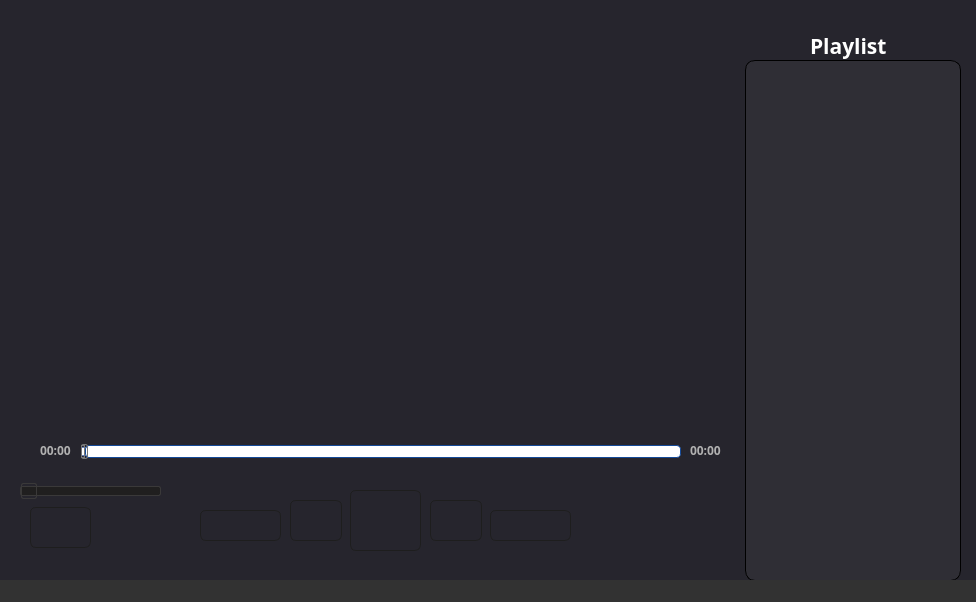
<?xml version="1.0" encoding="UTF-8"?>
<ui version="4.0">
 <class>MainWindow</class>
 <widget class="QMainWindow" name="MainWindow">
  <property name="geometry">
   <rect>
    <x>0</x>
    <y>0</y>
    <width>976</width>
    <height>602</height>
   </rect>
  </property>
  <property name="minimumSize">
   <size>
    <width>976</width>
    <height>602</height>
   </size>
  </property>
  <property name="maximumSize">
   <size>
    <width>976</width>
    <height>602</height>
   </size>
  </property>
  <property name="windowTitle">
   <string>MusicPlayer</string>
  </property>
  <property name="styleSheet">
   <string notr="true">QToolTip
{
     border: 1px solid black;
     background-color: #ffa02f;
     padding: 1px;
     border-radius: 3px;
     opacity: 100;
}

QWidget
{
    color: #b1b1b1;
    background-color: #323232;
}

QTreeView, QListView
{
    background-color: silver;
    margin-left: 5px;
}

QWidget:item:hover
{
    background-color: QLinearGradient( x1: 0, y1: 0, x2: 0, y2: 1, stop: 0 #ffa02f, stop: 1 #ca0619);
    color: #000000;
}

QWidget:item:selected
{
    background-color: QLinearGradient( x1: 0, y1: 0, x2: 0, y2: 1, stop: 0 #ffa02f, stop: 1 #d7801a);
}

QMenuBar::item
{
    background: transparent;
}

QMenuBar::item:selected
{
    background: transparent;
    border: 1px solid #ffaa00;
}

QMenuBar::item:pressed
{
    background: #444;
    border: 1px solid #000;
    background-color: QLinearGradient(
        x1:0, y1:0,
        x2:0, y2:1,
        stop:1 #212121,
        stop:0.4 #343434/*,
        stop:0.2 #343434,
        stop:0.1 #ffaa00*/
    );
    margin-bottom:-1px;
    padding-bottom:1px;
}

QMenu
{
    border: 1px solid #000;
}

QMenu::item
{
    padding: 2px 20px 2px 20px;
}

QMenu::item:selected
{
    color: #000000;
}

QWidget:disabled
{
    color: #808080;
    background-color: #323232;
}

QAbstractItemView
{
    background-color: QLinearGradient( x1: 0, y1: 0, x2: 0, y2: 1, stop: 0 #4d4d4d, stop: 0.1 #646464, stop: 1 #5d5d5d);
}

QWidget:focus
{
    /*border: 1px solid darkgray;*/
}

QLineEdit
{
    background-color: QLinearGradient( x1: 0, y1: 0, x2: 0, y2: 1, stop: 0 #4d4d4d, stop: 0 #646464, stop: 1 #5d5d5d);
    padding: 1px;
    border-style: solid;
    border: 1px solid #1e1e1e;
    border-radius: 5;
}

QPushButton
{
    color: #b1b1b1;
    background-color: QLinearGradient( x1: 0, y1: 0, x2: 0, y2: 1, stop: 0 #565656, stop: 0.1 #525252, stop: 0.5 #4e4e4e, stop: 0.9 #4a4a4a, stop: 1 #464646);
    border-width: 1px;
    border-color: #1e1e1e;
    border-style: solid;
    border-radius: 6;
    padding: 3px;
    font-size: 12px;
    padding-left: 5px;
    padding-right: 5px;
    min-width: 40px;
}

QPushButton:pressed
{
    background-color: QLinearGradient( x1: 0, y1: 0, x2: 0, y2: 1, stop: 0 #2d2d2d, stop: 0.1 #2b2b2b, stop: 0.5 #292929, stop: 0.9 #282828, stop: 1 #252525);
}

QComboBox
{
    selection-background-color: #ffaa00;
    background-color: QLinearGradient( x1: 0, y1: 0, x2: 0, y2: 1, stop: 0 #565656, stop: 0.1 #525252, stop: 0.5 #4e4e4e, stop: 0.9 #4a4a4a, stop: 1 #464646);
    border-style: solid;
    border: 1px solid #1e1e1e;
    border-radius: 5;
}

QComboBox:hover,QPushButton:hover
{
    border: 2px solid QLinearGradient( x1: 0, y1: 0, x2: 0, y2: 1, stop: 0 #ffa02f, stop: 1 #d7801a);
}


QComboBox:on
{
    padding-top: 3px;
    padding-left: 4px;
    background-color: QLinearGradient( x1: 0, y1: 0, x2: 0, y2: 1, stop: 0 #2d2d2d, stop: 0.1 #2b2b2b, stop: 0.5 #292929, stop: 0.9 #282828, stop: 1 #252525);
    selection-background-color: #ffaa00;
}

QComboBox QAbstractItemView
{
    border: 2px solid darkgray;
    selection-background-color: QLinearGradient( x1: 0, y1: 0, x2: 0, y2: 1, stop: 0 #ffa02f, stop: 1 #d7801a);
}

QComboBox::drop-down
{
     subcontrol-origin: padding;
     subcontrol-position: top right;
     width: 15px;

     border-left-width: 0px;
     border-left-color: darkgray;
     border-left-style: solid; /* just a single line */
     border-top-right-radius: 3px; /* same radius as the QComboBox */
     border-bottom-right-radius: 3px;
 }

QComboBox::down-arrow
{
     image: url(:/dark_orange/img/down_arrow.png);
}

QGroupBox
{
    border: 1px solid darkgray;
    margin-top: 10px;
}

QGroupBox:focus
{
    border: 1px solid darkgray;
}

QTextEdit:focus
{
    border: 1px solid darkgray;
}

QScrollBar:horizontal {
     border: 1px solid #222222;
     background: QLinearGradient( x1: 0, y1: 0, x2: 0, y2: 1, stop: 0.0 #121212, stop: 0.2 #282828, stop: 1 #484848);
     height: 7px;
     margin: 0px 16px 0 16px;
}

QScrollBar::handle:horizontal
{
      background: QLinearGradient( x1: 0, y1: 0, x2: 1, y2: 0, stop: 0 #ffa02f, stop: 0.5 #d7801a, stop: 1 #ffa02f);
      min-height: 20px;
      border-radius: 2px;
}

QScrollBar::add-line:horizontal {
      border: 1px solid #1b1b19;
      border-radius: 2px;
      background: QLinearGradient( x1: 0, y1: 0, x2: 1, y2: 0, stop: 0 #ffa02f, stop: 1 #d7801a);
      width: 14px;
      subcontrol-position: right;
      subcontrol-origin: margin;
}

QScrollBar::sub-line:horizontal {
      border: 1px solid #1b1b19;
      border-radius: 2px;
      background: QLinearGradient( x1: 0, y1: 0, x2: 1, y2: 0, stop: 0 #ffa02f, stop: 1 #d7801a);
      width: 14px;
     subcontrol-position: left;
     subcontrol-origin: margin;
}

QScrollBar::right-arrow:horizontal, QScrollBar::left-arrow:horizontal
{
      border: 1px solid black;
      width: 1px;
      height: 1px;
      background: white;
}

QScrollBar::add-page:horizontal, QScrollBar::sub-page:horizontal
{
      background: none;
}

QScrollBar:vertical
{
      background: QLinearGradient( x1: 0, y1: 0, x2: 1, y2: 0, stop: 0.0 #121212, stop: 0.2 #282828, stop: 1 #484848);
      width: 7px;
      margin: 16px 0 16px 0;
      border: 1px solid #222222;
}

QScrollBar::handle:vertical
{
      background: QLinearGradient( x1: 0, y1: 0, x2: 0, y2: 1, stop: 0 #ffa02f, stop: 0.5 #d7801a, stop: 1 #ffa02f);
      min-height: 20px;
      border-radius: 2px;
}

QScrollBar::add-line:vertical
{
      border: 1px solid #1b1b19;
      border-radius: 2px;
      background: QLinearGradient( x1: 0, y1: 0, x2: 0, y2: 1, stop: 0 #ffa02f, stop: 1 #d7801a);
      height: 14px;
      subcontrol-position: bottom;
      subcontrol-origin: margin;
}

QScrollBar::sub-line:vertical
{
      border: 1px solid #1b1b19;
      border-radius: 2px;
      background: QLinearGradient( x1: 0, y1: 0, x2: 0, y2: 1, stop: 0 #d7801a, stop: 1 #ffa02f);
      height: 14px;
      subcontrol-position: top;
      subcontrol-origin: margin;
}

QScrollBar::up-arrow:vertical, QScrollBar::down-arrow:vertical
{
      border: 1px solid black;
      width: 1px;
      height: 1px;
      background: white;
}


QScrollBar::add-page:vertical, QScrollBar::sub-page:vertical
{
      background: none;
}

QTextEdit
{
    background-color: #242424;
}

QPlainTextEdit
{
    background-color: #242424;
}

QHeaderView::section
{
    background-color: QLinearGradient(x1:0, y1:0, x2:0, y2:1, stop:0 #616161, stop: 0.5 #505050, stop: 0.6 #434343, stop:1 #656565);
    color: white;
    padding-left: 4px;
    border: 1px solid #6c6c6c;
}

QCheckBox:disabled
{
color: #414141;
}

QDockWidget::title
{
    text-align: center;
    spacing: 3px; /* spacing between items in the tool bar */
    background-color: QLinearGradient(x1:0, y1:0, x2:0, y2:1, stop:0 #323232, stop: 0.5 #242424, stop:1 #323232);
}

QDockWidget::close-button, QDockWidget::float-button
{
    text-align: center;
    spacing: 1px; /* spacing between items in the tool bar */
    background-color: QLinearGradient(x1:0, y1:0, x2:0, y2:1, stop:0 #323232, stop: 0.5 #242424, stop:1 #323232);
}

QDockWidget::close-button:hover, QDockWidget::float-button:hover
{
    background: #242424;
}

QDockWidget::close-button:pressed, QDockWidget::float-button:pressed
{
    padding: 1px -1px -1px 1px;
}

QMainWindow::separator
{
    background-color: QLinearGradient(x1:0, y1:0, x2:0, y2:1, stop:0 #161616, stop: 0.5 #151515, stop: 0.6 #212121, stop:1 #343434);
    color: white;
    padding-left: 4px;
    border: 1px solid #4c4c4c;
    spacing: 3px; /* spacing between items in the tool bar */
}

QMainWindow::separator:hover
{

    background-color: QLinearGradient(x1:0, y1:0, x2:0, y2:1, stop:0 #d7801a, stop:0.5 #b56c17 stop:1 #ffa02f);
    color: white;
    padding-left: 4px;
    border: 1px solid #6c6c6c;
    spacing: 3px; /* spacing between items in the tool bar */
}

QToolBar::handle
{
     spacing: 3px; /* spacing between items in the tool bar */
     background: url(:/dark_orange/img/handle.png);
}

QMenu::separator
{
    height: 2px;
    background-color: QLinearGradient(x1:0, y1:0, x2:0, y2:1, stop:0 #161616, stop: 0.5 #151515, stop: 0.6 #212121, stop:1 #343434);
    color: white;
    padding-left: 4px;
    margin-left: 10px;
    margin-right: 5px;
}

QProgressBar
{
    border: 2px solid grey;
    border-radius: 5px;
    text-align: center;
}

QProgressBar::chunk
{
    background-color: #d7801a;
    width: 2.15px;
    margin: 0.5px;
}

QTabBar::tab {
    color: #b1b1b1;
    border: 1px solid #444;
    border-bottom-style: none;
    background-color: #323232;
    padding-left: 10px;
    padding-right: 10px;
    padding-top: 3px;
    padding-bottom: 2px;
    margin-right: -1px;
}

QTabWidget::pane {
    border: 1px solid #444;
    top: 1px;
}

QTabBar::tab:last
{
    margin-right: 0; /* the last selected tab has nothing to overlap with on the right */
    border-top-right-radius: 3px;
}

QTabBar::tab:first:!selected
{
 margin-left: 0px; /* the last selected tab has nothing to overlap with on the right */


    border-top-left-radius: 3px;
}

QTabBar::tab:!selected
{
    color: #b1b1b1;
    border-bottom-style: solid;
    margin-top: 3px;
    background-color: QLinearGradient(x1:0, y1:0, x2:0, y2:1, stop:1 #212121, stop:.4 #343434);
}

QTabBar::tab:selected
{
    border-top-left-radius: 3px;
    border-top-right-radius: 3px;
    margin-bottom: 0px;
}

QTabBar::tab:!selected:hover
{
    /*border-top: 2px solid #ffaa00;
    padding-bottom: 3px;*/
    border-top-left-radius: 3px;
    border-top-right-radius: 3px;
    background-color: QLinearGradient(x1:0, y1:0, x2:0, y2:1, stop:1 #212121, stop:0.4 #343434, stop:0.2 #343434, stop:0.1 #ffaa00);
}

QRadioButton::indicator:checked, QRadioButton::indicator:unchecked{
    color: #b1b1b1;
    background-color: #323232;
    border: 1px solid #b1b1b1;
    border-radius: 6px;
}

QRadioButton::indicator:checked
{
    background-color: qradialgradient(
        cx: 0.5, cy: 0.5,
        fx: 0.5, fy: 0.5,
        radius: 1.0,
        stop: 0.25 #ffaa00,
        stop: 0.3 #323232
    );
}

QCheckBox::indicator{
    color: #b1b1b1;
    background-color: #323232;
    border: 1px solid #b1b1b1;
    width: 9px;
    height: 9px;
}

QRadioButton::indicator
{
    border-radius: 6px;
}

QRadioButton::indicator:hover, QCheckBox::indicator:hover
{
    border: 1px solid #ffaa00;
}

QCheckBox::indicator:checked
{
    image:url(:/dark_orange/img/checkbox.png);
}

QCheckBox::indicator:disabled, QRadioButton::indicator:disabled
{
    border: 1px solid #444;
}


QSlider::groove:horizontal {
    border: 1px solid #3A3939;
    height: 8px;
    background: #201F1F;
    margin: 2px 0;
    border-radius: 2px;
}

QSlider::handle:horizontal {
    background: QLinearGradient( x1: 0, y1: 0, x2: 0, y2: 1,
      stop: 0.0 silver, stop: 0.2 #a8a8a8, stop: 1 #727272);
    border: 1px solid #3A3939;
    width: 14px;
    height: 14px;
    margin: -4px 0;
    border-radius: 2px;
}

QSlider::groove:vertical {
    border: 1px solid #3A3939;
    width: 8px;
    background: #201F1F;
    margin: 0 0px;
    border-radius: 2px;
}

QSlider::handle:vertical {
    background: QLinearGradient( x1: 0, y1: 0, x2: 0, y2: 1, stop: 0.0 silver,
      stop: 0.2 #a8a8a8, stop: 1 #727272);
    border: 1px solid #3A3939;
    width: 14px;
    height: 14px;
    margin: 0 -4px;
    border-radius: 2px;
}

QAbstractSpinBox {
    padding-top: 2px;
    padding-bottom: 2px;
    border: 1px solid darkgray;

    border-radius: 2px;
    min-width: 50px;
}</string>
  </property>
  <widget class="QWidget" name="centralwidget">
   <property name="styleSheet">
    <string notr="true">background-color: #26252d;</string>
   </property>
   <widget class="QListWidget" name="musicList">
    <property name="geometry">
     <rect>
      <x>740</x>
      <y>60</y>
      <width>221</width>
      <height>521</height>
     </rect>
    </property>
    <property name="font">
     <font>
      <family>Montserrat</family>
      <weight>75</weight>
      <bold>true</bold>
     </font>
    </property>
    <property name="styleSheet">
     <string notr="true">border-radius: 10px;
background-color: rgba(255, 255, 255, 10);
border: 1px solid black;
</string>
    </property>
   </widget>
   <widget class="QLabel" name="image">
    <property name="geometry">
     <rect>
      <x>30</x>
      <y>20</y>
      <width>711</width>
      <height>361</height>
     </rect>
    </property>
    <property name="styleSheet">
     <string notr="true"/>
    </property>
    <property name="text">
     <string/>
    </property>
   </widget>
   <widget class="QSlider" name="musicProgress">
    <property name="geometry">
     <rect>
      <x>80</x>
      <y>440</y>
      <width>601</width>
      <height>22</height>
     </rect>
    </property>
    <property name="styleSheet">
     <string notr="true">/*Horizontales*/
QSlider::groove:horizontal{
border: 1px solid #637EB8;
background: white;
height: 7px;
border-radius: 3px;
}
QSlider::sub-page:horizontal {
background: qlineargradient(x1: 0, y1: 0, x2: 0, y2: 1,
stop: 0 #ABC7EC, stop: 1 #154A98);
border: 1px solid #777;
height: 10px;
border-radius: 4px;
}
QSlider::add-page:horizontal {
background: #fff;
border: 1px solid #154A98;
height: 10px;
border-radius: 4px;
}
QSlider::handle:horizontal{
background: qlineargradient(x1:0, y1:0, x2:1, y2:1,
stop:0 #fff, stop:1 #ABC7EC);
border: 1px solid #777;
width: 5px;
margin-top: -4px;
margin-bottom: -4px;
border-radius: 2px;
}

/*Verticales*/
QSlider::groove:vertical{
border: 1px solid #637EB8;
background: white;
width:7px;
height: 55px;
border-radius: 3px;
}
QSlider::add-page:vertical {
background: qlineargradient(x1: 0, y1: 0, x2: 0, y2: 1,
stop: 0 #ABC7EC, stop: 1 #154A98);
border: 1px solid #154A98;
width: 10px;
border-radius: 4px;
}
QSlider::sub-page:vertical {
background: #fff;
border: 1px solid #777;
width: 7px;
border-radius: 4px;
}
QSlider::handle:vertical{
background: qlineargradient(x1:0, y1:0, x2:1, y2:1,
stop:0 #fff, stop:1 #ABC7EC);
border: 1px solid #777;
height: 5px;
margin-left: -4px;
margin-right: -4px;
border-radius: 2px;
}
/*Horizontales y Verticales*/
QSlider::handle:horizontal:hover,
QSlider::handle:vertical:hover{
border: 1px solid #154A98;
border-radius: 3px;
}</string>
    </property>
    <property name="orientation">
     <enum>Qt::Horizontal</enum>
    </property>
   </widget>
   <widget class="QLabel" name="startTime">
    <property name="geometry">
     <rect>
      <x>40</x>
      <y>440</y>
      <width>41</width>
      <height>21</height>
     </rect>
    </property>
    <property name="font">
     <font>
      <family>Montserrat</family>
      <weight>75</weight>
      <bold>true</bold>
     </font>
    </property>
    <property name="text">
     <string>00:00</string>
    </property>
   </widget>
   <widget class="QLabel" name="musicTime">
    <property name="geometry">
     <rect>
      <x>690</x>
      <y>440</y>
      <width>41</width>
      <height>21</height>
     </rect>
    </property>
    <property name="font">
     <font>
      <family>Montserrat</family>
      <weight>75</weight>
      <bold>true</bold>
     </font>
    </property>
    <property name="text">
     <string>00:00</string>
    </property>
   </widget>
   <widget class="QPushButton" name="playButton">
    <property name="geometry">
     <rect>
      <x>350</x>
      <y>490</y>
      <width>71</width>
      <height>61</height>
     </rect>
    </property>
    <property name="styleSheet">
     <string notr="true"/>
    </property>
    <property name="text">
     <string/>
    </property>
   </widget>
   <widget class="QPushButton" name="nextButton">
    <property name="geometry">
     <rect>
      <x>490</x>
      <y>510</y>
      <width>81</width>
      <height>31</height>
     </rect>
    </property>
    <property name="text">
     <string/>
    </property>
   </widget>
   <widget class="QPushButton" name="backButton">
    <property name="geometry">
     <rect>
      <x>200</x>
      <y>510</y>
      <width>81</width>
      <height>31</height>
     </rect>
    </property>
    <property name="text">
     <string/>
    </property>
   </widget>
   <widget class="QPushButton" name="stopButton">
    <property name="geometry">
     <rect>
      <x>430</x>
      <y>500</y>
      <width>52</width>
      <height>41</height>
     </rect>
    </property>
    <property name="text">
     <string/>
    </property>
   </widget>
   <widget class="QPushButton" name="pauseButton">
    <property name="geometry">
     <rect>
      <x>290</x>
      <y>500</y>
      <width>52</width>
      <height>41</height>
     </rect>
    </property>
    <property name="text">
     <string/>
    </property>
   </widget>
   <widget class="QSlider" name="musicVolume">
    <property name="geometry">
     <rect>
      <x>20</x>
      <y>480</y>
      <width>141</width>
      <height>22</height>
     </rect>
    </property>
    <property name="orientation">
     <enum>Qt::Horizontal</enum>
    </property>
   </widget>
   <widget class="QPushButton" name="volumeProgress">
    <property name="geometry">
     <rect>
      <x>30</x>
      <y>507</y>
      <width>61</width>
      <height>41</height>
     </rect>
    </property>
    <property name="text">
     <string/>
    </property>
   </widget>
   <widget class="QLabel" name="textTracks">
    <property name="geometry">
     <rect>
      <x>810</x>
      <y>30</y>
      <width>191</width>
      <height>31</height>
     </rect>
    </property>
    <property name="font">
     <font>
      <family>Montserrat</family>
      <pointsize>16</pointsize>
      <weight>75</weight>
      <bold>true</bold>
     </font>
    </property>
    <property name="styleSheet">
     <string notr="true">color: white;</string>
    </property>
    <property name="text">
     <string>Playlist</string>
    </property>
   </widget>
   <zorder>musicProgress</zorder>
   <zorder>startTime</zorder>
   <zorder>musicTime</zorder>
   <zorder>playButton</zorder>
   <zorder>nextButton</zorder>
   <zorder>backButton</zorder>
   <zorder>stopButton</zorder>
   <zorder>pauseButton</zorder>
   <zorder>musicVolume</zorder>
   <zorder>volumeProgress</zorder>
   <zorder>textTracks</zorder>
   <zorder>musicList</zorder>
   <zorder>image</zorder>
  </widget>
  <widget class="QStatusBar" name="statusbar"/>
 </widget>
 <resources/>
 <connections/>
</ui>
